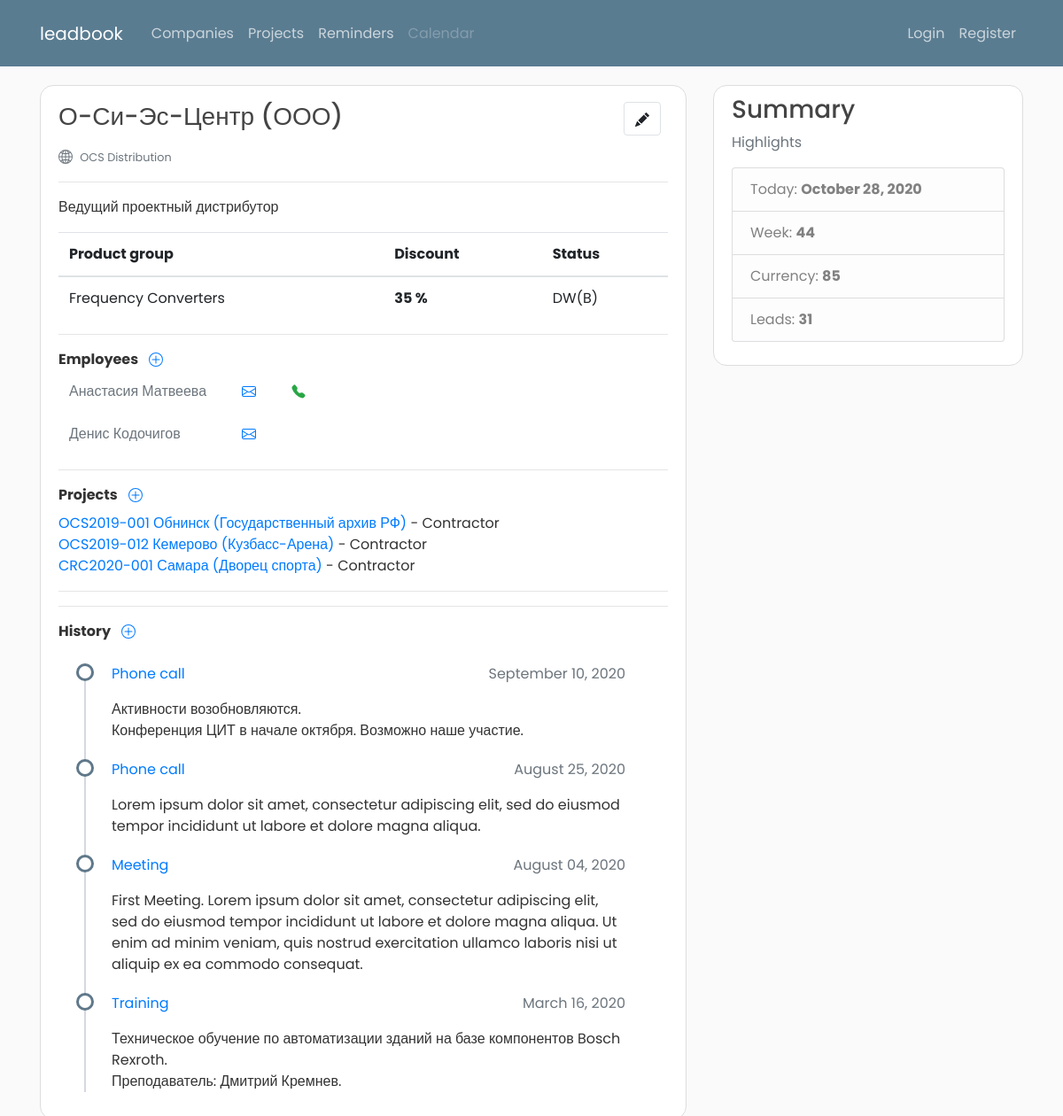
/companies/1/, run on the app's committed database.
### leads/models.py (models this page shows, shortened)
class Company(models.Model):
    title = models.CharField(max_length=150)
    title_latin = models.CharField(max_length=50, null=True, blank=True)
    website = models.URLField(null=True, blank=True)
    about = models.TextField(max_length=5000, null=True)
    date_added = models.DateTimeField(default=timezone.now)
    legal_form = models.ForeignKey("LegalForm", null=True, on_delete=models.SET_NULL)
    status_choices = (
        ("Unknown", "Unknown"),
        ("Active", "Active"),
        ("Inactive", "Inactive"),
        ("Blocked", "Blocked"),
        ("Competitor", "Competitor")
    )
    status = models.CharField(max_length=45, choices=status_choices, default="Unknown")
    discounts = models.ManyToManyField("inventory.Discount", help_text="Hold down “Control”, or “Command” on a Mac, "
                                                                       "to select more than one.")  # TODO: add project discount
    manager = models.ForeignKey("accounts.User", null=True, on_delete=models.SET_NULL)
    class Meta:
        unique_together = (("title", "legal_form", "about"),)

class LegalForm(models.Model):
    short_form = models.CharField(max_length=15)
    long_form = models.CharField(max_length=50)
    def __str__(self):
        return self.short_form

class Person(models.Model):
    first_name = models.CharField(max_length=45)
    last_name = models.CharField(max_length=45)
    role = models.CharField(max_length=3, null=True, choices=PersonRole.choices, default=PersonRole.UNKNOWN)
    description = models.TextField(max_length=500, null=True, blank=True, help_text="Особенности работы с контрагентом")
    company = models.ForeignKey("Company", null=True, on_delete=models.SET_NULL)
    def __str__(self):
        return f"{self.first_name} {self.last_name}"

class Phone(models.Model):
    country_code = models.CharField(max_length=15)
    area_code = models.CharField(max_length=15)
    number = models.CharField(max_length=15)
    extension = models.CharField(max_length=15, null=True, blank=True)
    type = models.ForeignKey("PhoneType", on_delete=models.SET_NULL, null=True)
    person = models.ForeignKey("Person", on_delete=models.CASCADE)
    company = models.ForeignKey("Company", on_delete=models.SET_NULL, null=True, blank=True)
    class Meta:
        unique_together = (("country_code", "area_code", "number", "extension"),)

### inventory/models.py (models this page shows, shortened)
class Discount(models.Model):
    status = models.CharField(max_length=45)
    turnover_class = models.CharField(max_length=45)
    product_group = models.ForeignKey("ProductGroup", on_delete=models.CASCADE)
    value = models.IntegerField()
    class Meta:
        unique_together = (("status", "turnover_class", "product_group"),)

class ProductGroup(models.Model):
    title = models.CharField(max_length=50)
    description = models.CharField(max_length=200)

### business/models.py (models this page shows, shortened)
class Project(models.Model):
    code = models.CharField(max_length=100)
    location = models.CharField(max_length=100, help_text="City of the project")
    short_description = models.CharField(max_length=100, help_text="Short description like facility's title")
    description = models.TextField(max_length=5000)
    volume = models.IntegerField(null=True, blank=True, help_text="Estimated project volume in euros")
    registry_date = models.DateTimeField()
    fulfilment_date = models.DateTimeField(null=True, blank=True)
    manager = models.ForeignKey("accounts.User", null=True, on_delete=models.SET_NULL)
    company_contractor = models.ForeignKey("leads.Company", related_name="project_contractor", on_delete=models.SET_NULL, null=True)
    company_integrator = models.ForeignKey("leads.Company", related_name="project_integrator", on_delete=models.SET_NULL, null=True, blank=True)
    company_end_user = models.ForeignKey("leads.Company", related_name="project_end_user", on_delete=models.SET_NULL, null=True, blank=True)
    status = models.ForeignKey("ProjectStatus", on_delete=models.SET_NULL, null=True)
    stage = models.ForeignKey("ProjectStage", on_delete=models.SET_NULL, null=True)
    class Meta:
        ordering = ["registry_date"]
    def __str__(self):
        return f"{self.code} {self.location} ({self.short_description})"

class Event(models.Model):
    title = models.CharField(max_length=5, choices=EventTitle.choices, default=EventTitle.MEETING)
    date = models.DateTimeField()
    description = models.TextField(max_length=5000)
    company = models.ManyToManyField("leads.Company")
    person = models.ManyToManyField("leads.Person")
    project = models.ForeignKey("Project", on_delete=models.SET_NULL, null=True, blank=True)
    manager = models.ForeignKey("accounts.User", null=True, on_delete=models.SET_NULL)
    class Meta:
        ordering= ['date']

### leads/views.py (the view)
# urls.py: path('<int:pk>/', views.CompanyDetail.as_view(), name='detail'),
class CompanyDetail(generic.DetailView):
    model = Company
    extra_context = {
        'title': "Detail"
    }

### dashboard/context_processors.py (called while the page is built)
def summary(request):
    return {
        "global_week": date.today().isocalendar()[1],
        "global_currency": 85,  # get_currency(),
        "global_tasks": get_tasks(),
        "global_tasks_done": get_tasks_done(),
        "global_projects": get_projects(),
        "global_leads": get_leads(),
        "global_new_leads": get_new_leads()
    }

def get_leads():
    return Company.objects.count

def get_new_leads():
    time_threshold = timezone.now() - timedelta(days=15)
    new_leads = Company.objects.filter(date_added__gt=time_threshold).count
    return new_leads

def get_tasks():
    return Reminder.objects.count

def get_tasks_done():
    return Reminder.objects.filter(done=True).count

def get_projects():
    return Project.objects.count

### leads/models.py (called while the page is built)
    def __str__(self):
        return self.type

### leads/templates/leads/company_detail.html (shortened to what this page needs)
{% extends 'dashboard/base.html' %}
{% block content %}
<article class="media content-section">
    <div class="media-body">
        <div class="d-flex bd-highlight">
            <div class="pt-2 pr-2 pb-2 flex-grow-1 bd-highlight">
                <h3>{{ company.title }} ({{ company.legal_form }})</h3>
            </div>
            <div class="p-2 bd-highlight">
                <a href="{% url 'leads:companies-update' company.pk %}" class="btn border float-right">
                </a>
            </div>
        </div>
        {% if company.title_latin %}
        <div>
            {% if company.website %}
            <a href="{{ company.website }}" target="_blank" class="text-muted">
                <small>{{ company.title_latin }}</small>
                <br>
            </a>
            {% else %}
            <small>{{ company.title_latin }}</small>
            <br>
            {% endif %}
        </div>
        <hr>
        {% endif %}
        {% if company.about %}
        <p>
            {{ company.about|linebreaks }}
        </p>
        {% endif %}
        <table class="table">
            <thead>
            <tr>
                <th scope="col">Product group</th>
                <th scope="col">Discount</th>
                <th scope="col">Status</th>
            </tr>
            </thead>
            <tbody>
            {% for discount in company.discounts.all %}
            <tr>
                <td>{{ discount.product_group.description }}</td>
                <th scope="row">{{ discount.value }} %</th>
                <td>{{ discount.status }}({{ discount.turnover_class }})</td>
            </tr>
            {% endfor %}
            </tbody>
        </table>
        <hr>
        <strong>Employees</strong>
        <a href="{% url 'leads:person-create' %}?company={{ company.id }}" class="ml-2" type="submit">
        </a>
        {% if company.person_set.all.count %}
        <table class="table table-borderless w-auto">
            <tbody>
            {% for person in company.person_set.all %}
            <tr>
                <td>
                    <a href="{% url 'leads:person-detail' person.pk %}" class="text-secondary">
                        {{ person.first_name }} {{ person.last_name }}
                    </a>
                </td>
                {% if person.email_set.all %}
                <td>
                    <a class="ml-3" href="mailto:{{ person.email_set.all.first.email }}">
                    </a>
                </td>
                {% endif %}
                {% if person.phone_set.all %}
                {% for phone in person.phone_set.all %}
                {% if phone.type|stringformat:"s" == 'main' %}
                <td>
                    <a class="ml-3 text-success" href="tel:+{{ phone.country_code }}{{ phone.area_code }}{{ phone.number }}{% if phone.extension %},{{ phone.extension }}{% endif %}">
                    </a>
                </td>
                {% endif %}
                {% endfor %}
                {% endif %}
            </tr>
            {% endfor %}
            </tbody>
        </table>
        {% endif %}
        <hr>
        <strong>Projects</strong>
        <a href="{% url 'business:project-create' %}?company_contractor={{ company.id }}" class="ml-2" type="submit">
        </a>
        {% if company.project_contractor.all.count %}
        <ul class="list-unstyled pt-2">
            {% for project in company.project_contractor.all %}
            <li><a href="{% url 'business:project-detail' project.pk %}">{{ project }}</a> - Contractor</li>
            {% endfor %}
        </ul>
        <hr>
        {% endif %}
        <hr>
        <strong>History</strong>
        <a href="{% url 'business:event-create' %}?company={{ company.id }}&person={{ company.person_set.all|first }}" class="ml-2" type="submit">
        </a>
        {% if company.event_set.all %}
        <div class="container">
            <div class="row">
                <div class="mt-1 mr-5">
                    <ul class="timeline">
                        {% for event in company.event_set.all reversed %}
                        <li>
                            <a href="{% url 'business:event-detail' event.pk %}">{{ event.get_title_display }}</a>
                            <span class="float-right text-muted">{{ event.date|date:'F d, Y' }}</span>
                            <p>{{ event.description|linebreaks }}</p>
                        </li>
                        {% endfor %}
                    </ul>
                </div>
            </div>
        </div>
        {% endif %}
    </div>
</article>
{% endblock content %}

### dashboard/static/dashboard/main.css (style rules this page uses)
body { background: #fafafa; color: #333333; margin-top: 6rem; font-family: 'Poppins', sans-serif;; }
h1, h2, h3, h4, h5, h6 { color: #444444; }
ul { margin: 0; }
.content-section { background: #ffffff; padding: 10px 20px; border: 1px solid #dddddd; border-radius: 15px; margin-bottom: 20px; }
ul.timeline { list-style-type: none; position: relative; }
ul.timeline:before { content: ' '; background: #d4d9df; display: inline-block; position: absolute; left: 29px; width: 2px; height: 100%; z-index: 400; }
ul.timeline > li { margin: 20px 0; padding-left: 20px; }
ul.timeline > li:before { content: ' '; background: white; display: inline-block; position: absolute; border-radius: 50%; border: 3px solid #5f788a; left: 20px; width: 20px; height: 20px; z-index: 400; }

### data on the page
Company: title "О-Си-Эс-Центр", legal_form "ООО", title_latin "OCS Distribution", about "Ведущий проектный дистрибутор"
Discount: product_group.description "Frequency Converters", value "35", status "DW", turnover_class "B"
Person: first_name "Анастасия", last_name "Матвеева"
Person: first_name "Денис", last_name "Кодочигов"
Project: code+location+short_description "OCS2019-001 Обнинск (Государственный архив РФ)"
Project: code+location+short_description "OCS2019-012 Кемерово (Кузбасс-Арена)"
Project: code+location+short_description "CRC2020-001 Самара (Дворец спорта)"
Event: title "Phone call", date "September 10, 2020", description "Активности возобновляются. Конференция ЦИТ в начале октября. Возможно наше участие."
Event: title "Phone call", date "August 25, 2020", description "Lorem ipsum dolor sit amet, consectetur adipiscing elit, sed do eiusmod tempor incididunt ut labore et dolore magna aliqua."
Event: title "Meeting", date "August 04, 2020", description "First Meeting. Lorem ipsum dolor sit amet, consectetur adipiscing elit, sed do eiusmod tempor incididunt ut labore et dolore magna aliqua. Ut enim ad minim veniam, quis nostrud exercitation ullamco laboris nisi ut aliquip ex ea commodo consequat."
Event: title "Training", date "March 16, 2020", description "Техническое обучение по автоматизации зданий на базе компонентов Bosch Rexroth. Преподаватель: Дмитрий Кремнев."

### other printed values
{{ global_week }} "44"
{{ global_currency }} "85"
{{ global_leads }} "31"
